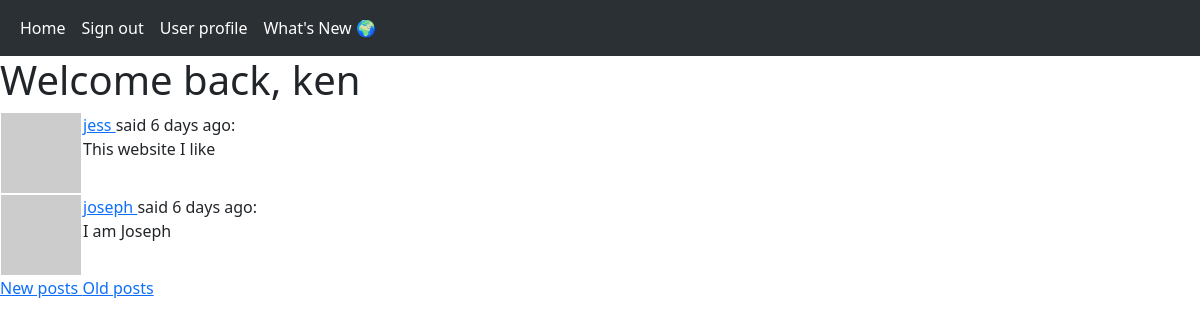
/explore?page=3 (signed in), run on the app's committed database.
### app/models.py (models this page shows, shortened)
class User(db.Model, UserMixin):
    id = db.Column(db.Integer, primary_key=True)
    username = db.Column(db.String(64), index = True, unique = True)
    email = db.Column(db.String(120), index = True, unique = True)
    password_hash = db.Column(db.String(128))
    posts = db.relationship('Post', backref='author', lazy='dynamic')
    about_me = db.Column(db.String(140))
    last_seen = db.Column(db.DateTime, default = datetime.utcnow)
    followed = db.relationship(
        'User', secondary = followers,
        primaryjoin = (followers.c.follower_id == id),
        secondaryjoin = (followers.c.followed_id == id),
        backref = db.backref('followers', lazy='dynamic'),
        lazy='dynamic')
    def avatar(self, size):
        digest = md5(self.email.lower().encode('utf-8')).hexdigest()
        return 'https://www.gravatar.com/avatar/{}?d=identicon&s={}'.format(digest, size)

class Post(db.Model):
    id = db.Column(db.Integer, primary_key = True)
    body = db.Column(db.String(140))
    timestamp = db.Column(db.DateTime, index = True, default = datetime.utcnow)
    user_id = db.Column(db.Integer, db.ForeignKey('user.id'))
    language = db.Column(db.String(5))

### app/routes.py (the view)
@app.route('/explore')
@login_required
def explore():
    page = request.args.get('page', 1, type=int)
    posts = Post.query.order_by(Post.timestamp.desc()).paginate(
        page=page,
        per_page=app.config['POSTS_PER_PAGE'],
        error_out=False)
    next_url = url_for('explore', page=posts.next_num) \
        if posts.has_next else None
    prev_url = url_for('explore', page=posts.prev_num) \
        if posts.has_prev else None
    return render_template('index.html',
                           title='What\'s new',
                           posts=posts.items,
                           next_url=next_url,
                           prev_url=prev_url)

### app/models.py (called while the page is built)
@login.user_loader
def load_user(id):
    return User.query.get(int(id))

### app/routes.py (called while the page is built)
@app.before_request
def before_request():
    if current_user.is_authenticated:
        current_user.last_seen = datetime.utcnow()
        db.session.commit()

### app/templates/index.html (shortened to what this page needs)
{% extends 'base.html' %}
{% block content %}
    <h1>Welcome back, {{ current_user.username }}</h1>
    {% for post in posts %}
        {% include '_post.html' %}
    {% endfor %}
    {% if prev_url %}
    <a href="{{ prev_url }}"> New posts </a>
    {% endif %}
    {% if next_url %}
    <a href="{{ next_url }}"> Old posts </a>
    {% endif %}
{% endblock %}

### app/templates/_post.html
<table>
    <tr valign='top'>
        <td><img src="{{ post.author.avatar(32) }}"></td>
        <td>
            <a href="{{ url_for('user', username=post.author.username) }}">
                {{ post.author.username }}
            </a>
            said {{ moment(post.timestamp).fromNow() }}:
            <br>
            {{ post.body }}
        </td>
    </tr>
</table>

### data on the page
User: username "ken"
Post: author.username "jess", timestamp "6 days ago", body "This website I like"
Post: author.username "joseph", timestamp "6 days ago", body "I am Joseph"
